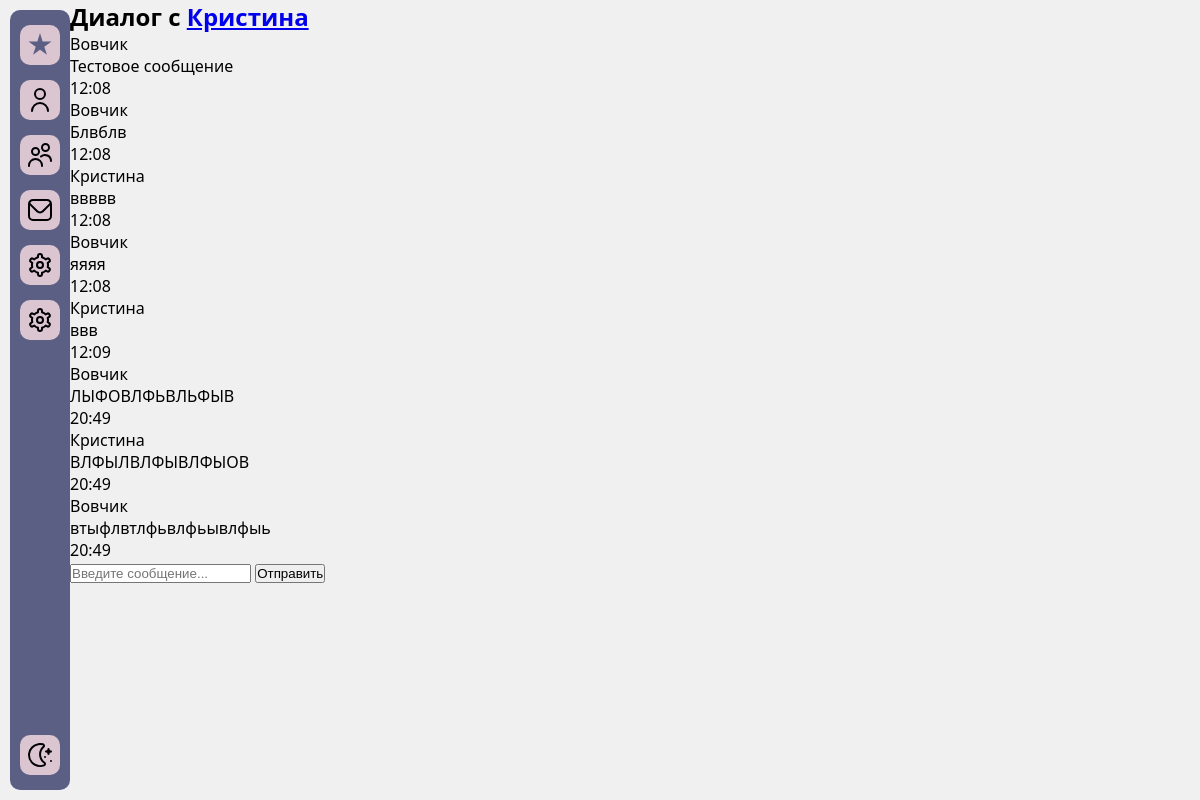
Page /messenger/8/ (signed in) on the committed database.
### authuser/models.py (models this page shows, shortened)
class User(AbstractBaseUser, PermissionsMixin):
    full_name = models.CharField(max_length=100)
    email = models.EmailField(unique=True)
    is_active = models.BooleanField(default=True)
    is_staff = models.BooleanField(default=False)
    objects = CustomUserManager()
    USERNAME_FIELD = 'email'
    REQUIRED_FIELDS = ['full_name']

### messenger/models.py (models this page shows)
class Message(models.Model):
    sender = models.ForeignKey(User, on_delete=models.CASCADE, related_name='sent_messages')
    receiver = models.ForeignKey(User, on_delete=models.CASCADE, related_name='received_messages')
    text = models.TextField()
    timestamp = models.DateTimeField(auto_now_add=True)
    is_read = models.BooleanField(default=False)
    class Meta:
        ordering = ['-timestamp']

### messenger/views.py (the view, shortened to what this page needs)
# urls.py: path('messenger/<int:user_id>/', messenger_detail, name='messenger_detail'),
@login_required
def messenger_detail(request, user_id):
    user = request.user # Аутентифицированный пользователь из декоратора @login_required
    interlocutor = get_object_or_404(User, id=user_id)
    try:
        from compatibility.models import Friendship # <-- Возможно, нужно импортировать здесь или вверху
        if not Friendship.objects.filter(
                (Q(from_user=user, to_user=interlocutor) |
                 Q(from_user=interlocutor, to_user=user)),
                status='accepted' # Предполагается поле status
        ).exists():
            return HttpResponseForbidden("Ошибка доступа: Пользователи не являются друзьями")
    except Exception as e:
        print(f"Error checking friendship: {e}")
        return HttpResponseForbidden("Ошибка доступа при проверке дружбы")
    messages = Message.objects.filter(
        Q(sender=user, receiver=interlocutor) |
        Q(sender=interlocutor, receiver=user)
    ).order_by('timestamp')
    print(f"Debug: Found {messages.count()} messages")  # Отладочный вывод
    host_with_port = request.get_host()
    host = host_with_port.split(':')[0]
    websocket_port = 8001
    websocket_url_base = f"ws://{host}:{websocket_port}/ws/messenger" # Не добавляем конечный слэш здесь
    context = {
        'interlocutor': interlocutor,
        'messages': messages,
        'interlocutor_id': interlocutor.id, # Передаем ID собеседника
        'user_id': user.id, # Передаем ID текущего пользователя
        'ws_url_base': websocket_url_base # <-- Передаем вычисленный URL в контекст
    }
    return render(request, 'messenger_detail.html', context)

### templates/messenger_detail.html (shortened to what this page needs)
{% extends 'base.html' %}
{% load static %}
{% block content %}
<div class="chat-container"
     id="chat-container"
     data-interlocutor-id="{{ interlocutor.id }}"
     data-user-id="{{ user.id }}"
     data-ws-url-base="{{ ws_url_base }}/">
    <h2>Диалог с
        <a href="{% url 'user_profile' interlocutor.id %}" class="profile-link">
            {{ interlocutor.full_name }}
        </a>
    </h2>
    <div class="messages" id="messages">
         {% for message in messages %}
             <div class="message {% if message.sender == user %}sent{% else %}received{% endif %}">
                 <div>{{message.sender.full_name}} </div>
                 <div class="message-content">{{ message.text }}</div>
                 <div class="message-time">{{ message.timestamp|date:"H:i" }}</div>
             </div>
         {% empty %}
             <p>Начните диалог!</p>
         {% endfor %}
    </div>
    <form id="message-form" class="message-form">
        <input type="text"
               id="message-input"
               placeholder="Введите сообщение..."
               autocomplete="off">
        <button type="submit">Отправить</button>
    </form>
</div>
{% load static %}
{% endblock %}

### static/css/sidebar_styles.css (style rules this page uses)
* { box-sizing: border-box; margin: 0; padding: 0; }
body { font-family: 'Segoe UI', sans-serif; background: #f0f0f0; transition: background 0.3s; }

### rows in the picture
User: full_name "Кристина"
Message: sender.full_name "Вовчик", text "Тестовое сообщение", timestamp "12:08"
Message: sender.full_name "Вовчик", text "Блвблв", timestamp "12:08"
Message: sender.full_name "Кристина", text "ввввв", timestamp "12:08"
Message: sender.full_name "Вовчик", text "яяяя", timestamp "12:08"
Message: sender.full_name "Кристина", text "ввв", timestamp "12:09"
Message: sender.full_name "Вовчик", text "ЛЫФОВЛФЬВЛЬФЫВ", timestamp "20:49"
Message: sender.full_name "Кристина", text "ВЛФЫЛВЛФЫВЛФЫОВ", timestamp "20:49"
Message: sender.full_name "Вовчик", text "втыфлвтлфьвлфьывлфыь", timestamp "20:49"
